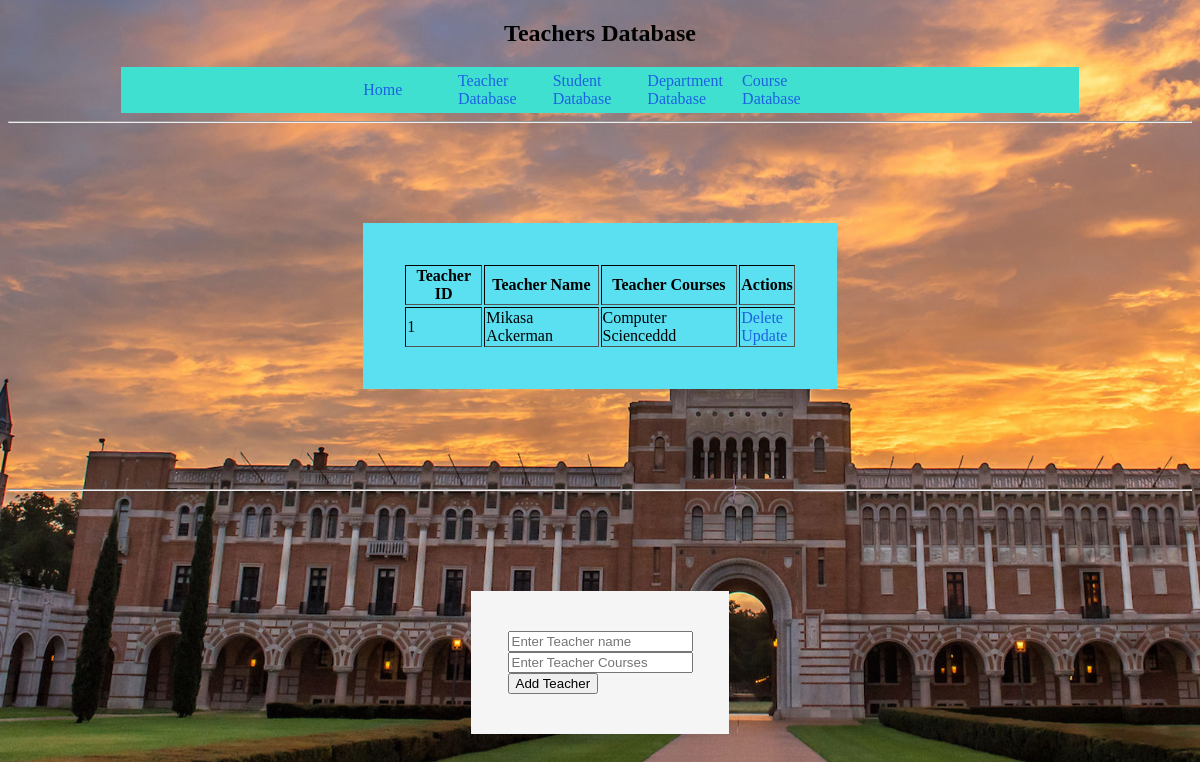
The page /teachers on the database its author committed.
### app.py (models this page shows)
class TeacherDB(db.Model):
    teacher_id = db.Column(db.Integer, primary_key=True)
    teacher_name = db.Column(db.String(200), nullable=False)
    teacher_courses = db.Column(db.String(100), nullable=False)

### app.py (the view)
@app.route("/teachers", methods = ['GET', 'POST'])
def teacher():
    if request.method == "POST":
        new_name = request.form['new_name']
        new_courses = request.form['new_courses']
        new_teacher = TeacherDB(teacher_name=new_name, teacher_courses=new_courses)
        try:
            db.session.add(new_teacher)
            db.session.commit()
            return redirect('/teachers')
        except:
            return "There was an issue adding this teacher"
    else:
        lecturers = TeacherDB.query.all()
        return render_template("teachers.html", lecturers = lecturers)

### templates/teachers.html (shortened to what this page needs)
{% extends "base.html" %}
{% block head %}
<link rel="stylesheet" href="{{url_for('static', filename='style.css')}}">
{% endblock %}
{% block body %}
<div >
    <h2 style="text-align: center">Teachers Database</h2>
    <div class="navbar">
        <a href="/welcome">Home</a>
        <a href="/teachers">Teacher Database</a>
        <a href="/students">Student Database</a>
        <a href="/departments">Department Database</a>
        <a href="/courses">Course Database</a>
    </div>
</div>
<hr>
<div>
    {% if lecturers|length < 1 %}
    <h4>There are no Teachers. Add one!</h4>
    {% else %}
    <table border ='10' style='margin-left:auto; margin-right:auto'>
        <tr>
            <th>Teacher ID</th>
            <th>Teacher Name</th>
            <th>Teacher Courses</th>
            <th>Actions</th>
        </tr>
        {% for lecturer in lecturers %}
        <tr>
            <td>{{ lecturer.teacher_id }}</td>
            <td>{{ lecturer.teacher_name }}</td>
            <td> {{ lecturer.teacher_courses }}</td>
            <td>
                <a href="/teachers/delete/{{ lecturer.teacher_id }}">Delete</a>
                <br>
                <a href="/teachers/update/{{ lecturer.teacher_id }}">Update</a>
            </td>
        </tr>
        {% endfor %}
    </table>
    {% endif %}
</div>
<hr>
<div class="content" style='margin-left:auto; margin-right:auto'>
    <form actions="/teachers" method="POST">
        <input type="text" name="new_name" id="new_name" placeholder="Enter Teacher name">
        <br>
        <input type="text" name="new_courses" id="new_courses" placeholder="Enter Teacher Courses">
        <input type="submit" value="Add Teacher">
    </form>
</div>
{% endblock %}

### static/style.css (style rules this page uses)
.content { background: whitesmoke; background-size: 100px; margin: 100px auto; padding: 40px; font-family: verdana; display:flex; justify-content: center; align-items: center; width: 15% }
body { background-image: url('building.jpg'); background-size: cover; background-attachment: fixed; }
h2 { font-family: Verdana; margin: 10px auto; padding: 10px; font-family: verdana; align-items: center; margin-left: auto; margin-right: auto; }
table { background: rgb(90, 224, 241); background-size: 100px; margin: 100px auto; padding: 40px; font-family: verdana; display:flex; justify-content: center; align-items: center; width: 40%; border:rgb(0, 0, 0); border-width:thick; }
.navbar { background-color: turquoise; margin-left: auto; margin-right: auto; padding: 5px; font-family: verdana; align-items: center; display:flex; justify-content: center; width: 80% }
a { text-decoration: none; color: rgb(28, 97, 226); width: 10%; }

### rows shown on the page
TeacherDB: teacher_id "1", teacher_name "Mikasa Ackerman", teacher_courses "Computer Scienceddd"
